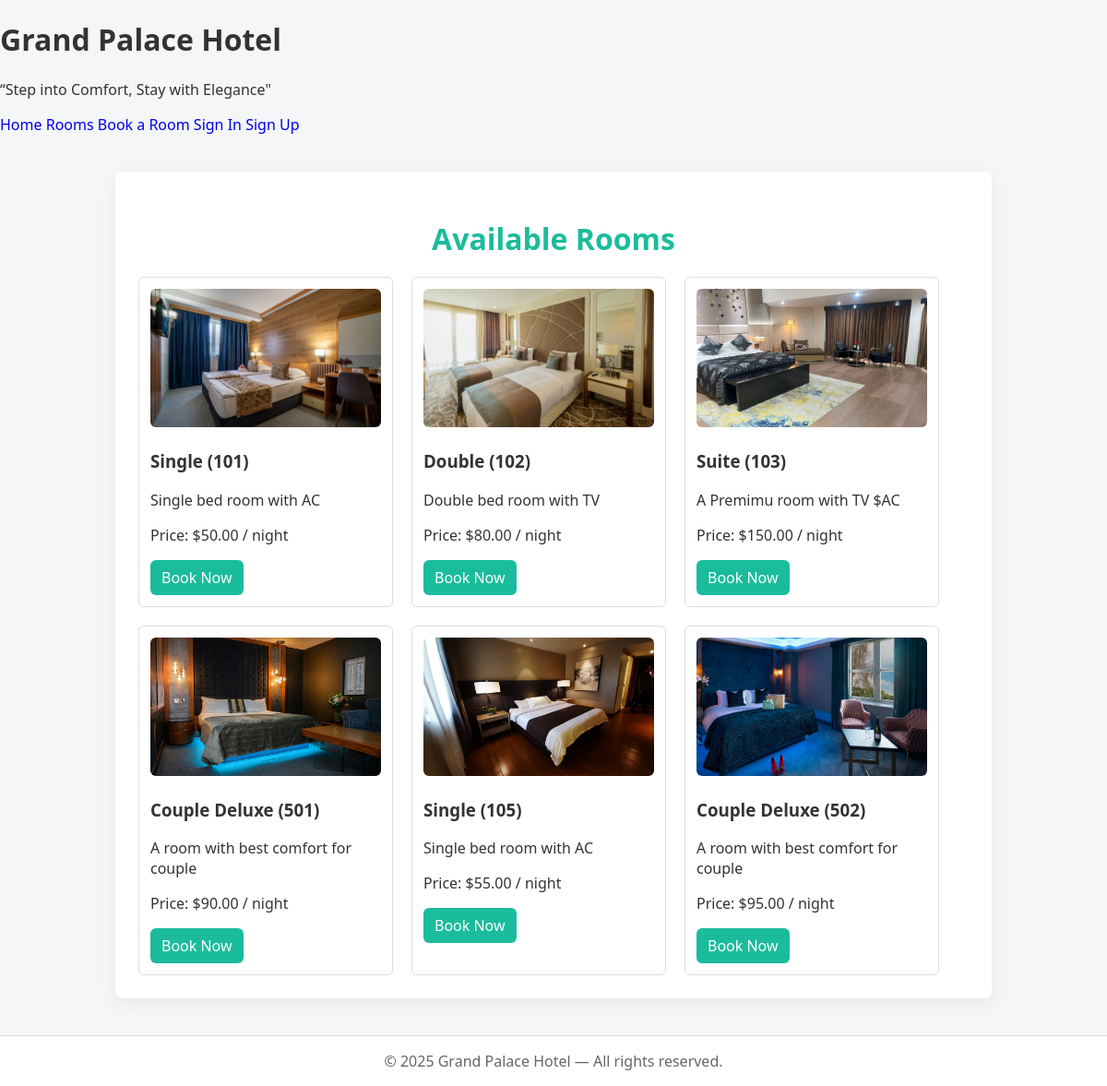
The page /rooms.php on the database its author committed.
### tables this page shows
CREATE TABLE `rooms` (
  `id` int(11) NOT NULL,
  `room_no` varchar(50) NOT NULL,
  `type` varchar(100) NOT NULL,
  `description` text DEFAULT NULL,
  `price` decimal(10,2) NOT NULL DEFAULT 0.00,
  `image` varchar(255) DEFAULT NULL,
  `status` enum('available','occupied','maintenance','reserved') DEFAULT 'available',
  `created_at` timestamp NOT NULL DEFAULT current_timestamp()
);

### rooms.php (the view)
<?php
require_once "includes/db.php";
include("includes/header.php");
include("includes/navbar.php");
?>
<link rel="stylesheet" href="/hotel_management_system/css/rooms.css">
<div class="container">
<h2 class="section-title">Available Rooms</h2>
<div class="room-container" style="display:flex; flex-wrap:wrap; gap:20px;">
<?php
$res = $conn->query("SELECT id,room_no,type,description,price,image,status FROM rooms ORDER BY id ASC");
if ($res && $res->num_rows>0):
    while ($r = $res->fetch_assoc()):
        $img = !empty($r['image']) ? $r['image'] : 'images/no-image.jpg';
?>
    <div class="room" style="border:1px solid #ddd; border-radius:6px; padding:12px; width:250px;">
        <img src="/hotel_management_system/<?= htmlspecialchars($img) ?>" alt="<?= htmlspecialchars($r['type']) ?>" style="width:100%; height:150px; object-fit:cover; border-radius:6px;">
        <h3><?= htmlspecialchars($r['type']) ?> (<?= htmlspecialchars($r['room_no']) ?>)</h3>
        <p><?= htmlspecialchars($r['description']) ?></p>
        <p class="price">Price: $<?= number_format($r['price'],2) ?> / night</p>
        <?php if($r['status']=='available'): ?>
            <a class="book-button" href="/hotel_management_system/bookroom.php?room_id=<?= $r['id'] ?>" style="display:inline-block; background:#1abc9c; color:#fff; padding:8px 12px; border-radius:6px; text-decoration:none;">Book Now</a>
        <?php else: ?>
            <span style="color:#888;">Not available</span>
        <?php endif; ?>
    </div>
<?php
    endwhile;
else:
    echo "<p>No rooms found.</p>";
endif;
?>
</div>
</div>
<?php include("includes/footer.php"); ?>

### includes/header.php (shortened to what this page needs)
<!DOCTYPE html>
<html lang="en">
<head>
<link rel="stylesheet" href="/hotel_management_system/css/homepage.css">
</head>
<body>
<header>
<h1>Grand Palace Hotel</h1>
<p>“Step into Comfort, Stay with Elegance"</p>
</header>

### includes/navbar.php (shortened to what this page needs)
<?php
$usertype = isset($_SESSION['usertype']) ? $_SESSION['usertype'] : null;
?>
<nav class="nav-main">
<div class="nav-links">
<a href="/hotel_management_system/index.php">Home</a>
<a href="/hotel_management_system/rooms.php">Rooms</a>
<a href="/hotel_management_system/bookroom.php">Book a Room</a>
<?php if (!$usertype): ?>
    <a href="/hotel_management_system/signin.php">Sign In</a>
    <a href="/hotel_management_system/signup.php">Sign Up</a>
<?php endif; ?>
</div>
</nav>

### includes/footer.php
<footer style="text-align:center; padding:16px; margin-top:32px; color:#666;">
  &copy; <?php echo date("Y"); ?> Grand Palace Hotel — All rights reserved.
</footer>
</body>
</html>

### css/homepage.css (style rules this page uses)
body { font-family: 'Segoe UI', Tahoma, Geneva, Verdana, sans-serif; margin:0; padding:0; background:#f4f6f8; color:#333; }
a { text-decoration:none; }
.container { max-width:1100px; margin:40px auto; padding:0 16px; }
.section-title { text-align:center; color:#fafeff; font-size:32px; margin-bottom:28px; }
footer { background:#fff; text-align:center; padding:16px; color:#666; border-top:1px solid #ddd; margin-top:0; }

### css/rooms.css (style rules this page uses)
.container { max-width: 900px; margin: 40px auto; background: #fff; padding: 25px; border-radius: 8px; box-shadow: 0 6px 20px rgba(0,0,0,0.06); }
.container h2 { text-align: center; color: #1abc9c; margin-bottom: 20px; }

### rows shown on the page
rooms: image (picture), type "Single", room_no "101", description "Single bed room with AC", price "50.00"
rooms: image (picture), type "Double", room_no "102", description "Double bed room with TV", price "80.00"
rooms: image (picture), type "Suite", room_no "103", description "A Premimu room with TV $AC", price "150.00"
rooms: image (picture), type "Couple Deluxe", room_no "501", description "A room with best comfort for couple", price "90.00"
rooms: image (picture), type "Single", room_no "105", description "Single bed room with AC", price "55.00"
rooms: image (picture), type "Couple Deluxe", room_no "502", description "A room with best comfort for couple", price "95.00"
